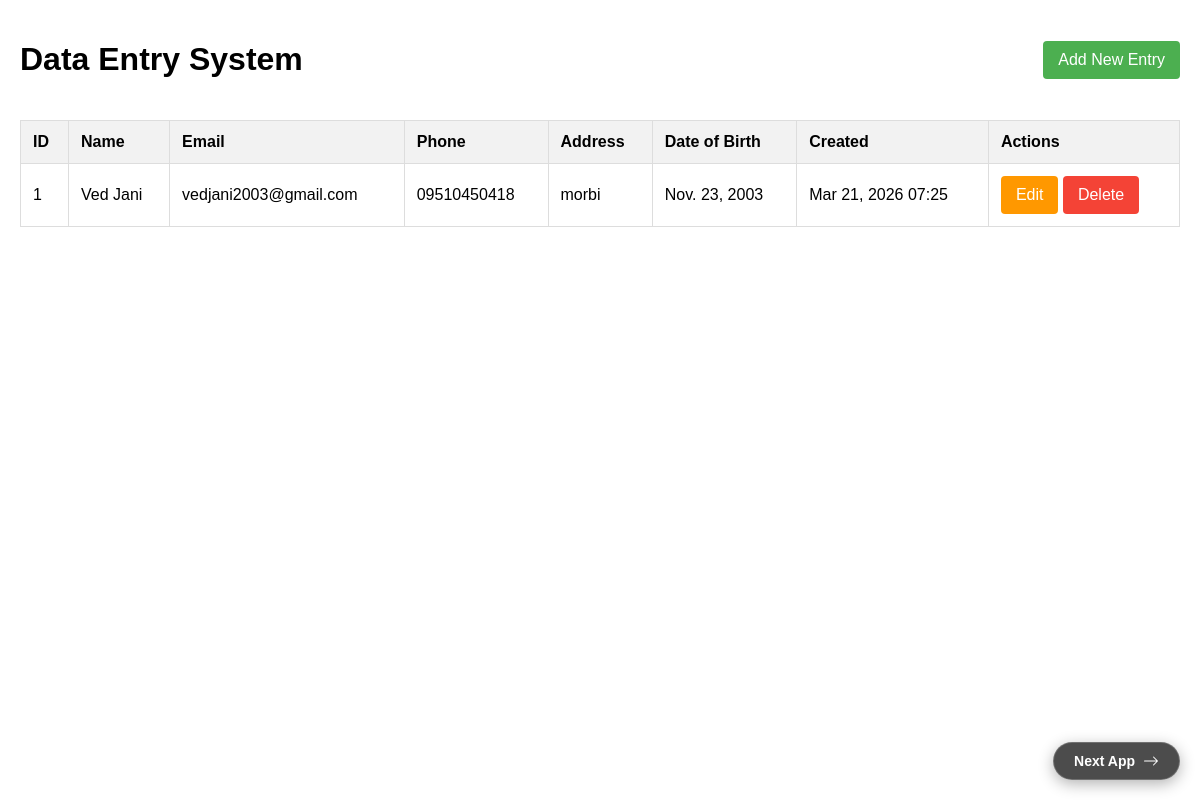
The page /q12/ on the database its author committed.
### q12/models.py (models this page shows, shortened)
class Entry(models.Model):
    name = models.CharField(max_length=100)
    email = models.EmailField(unique=True)
    phone = models.CharField(max_length=15)
    address = models.TextField()
    date_of_birth = models.DateField()
    created_at = models.DateTimeField(auto_now_add=True)
    updated_at = models.DateTimeField(auto_now=True)

### q12/views.py (the view)
# urls.py: path('', views.entry_list, name='entry_list'),
def entry_list(request):
    entries = Entry.objects.all().order_by('-created_at')
    return render(request, 'index12.html', {'entries': entries})

### q12/templates/index12.html (shortened to what this page needs)
<!DOCTYPE html>
<html lang="en">
<head>
</head>
<body>
<a href="/q13/" style="position: fixed; bottom: 20px; right: 20px; z-index: 9999; text-decoration: none; padding: 10px 20px; background: rgba(0, 0, 0, 0.7); backdrop-filter: blur(10px); -webkit-backdrop-filter: blur(10px); border: 1px solid rgba(255,255,255,0.2); border-radius: 30px; color: #fff; font-family: sans-serif; font-weight: 600; font-size: 14px; box-shadow: 0 4px 15px rgba(0,0,0,0.3); transition: all 0.3s ease; display: flex; align-items: center; gap: 8px;">
    Next App
    <svg xmlns="http://www.w3.org/2000/svg" width="16" height="16" fill="currentColor" viewBox="0 0 16 16"><path fill-rule="evenodd" d="M1 8a.5.5 1 0 1 .5-.5h11.793l-3.147-3.146a.5.5 0 0 1 .708-.708l4 4a.5.5 0 0 1 0 .708l-4 4a.5.5 0 0 1-.708-.708L13.293 8.5H1.5A.5.5 0 0 1 1 8z"/></svg>
</a>
    <div class="header">
        <h1>Data Entry System</h1>
        <a href="{% url 'entry_create' %}" class="btn">Add New Entry</a>
    </div>
    {% if entries %}
        <table>
            <thead>
                <tr>
                    <th>ID</th>
                    <th>Name</th>
                    <th>Email</th>
                    <th>Phone</th>
                    <th>Address</th>
                    <th>Date of Birth</th>
                    <th>Created</th>
                    <th>Actions</th>
                </tr>
            </thead>
            <tbody>
                {% for entry in entries %}
                    <tr>
                        <td>{{ entry.id }}</td>
                        <td>{{ entry.name }}</td>
                        <td>{{ entry.email }}</td>
                        <td>{{ entry.phone }}</td>
                        <td>{{ entry.address|truncatechars:50 }}</td>
                        <td>{{ entry.date_of_birth }}</td>
                        <td>{{ entry.created_at|date:"M d, Y H:i" }}</td>
                        <td class="actions">
                            <a href="{% url 'entry_update' entry.pk %}" class="btn btn-warning">Edit</a>
                            <a href="{% url 'entry_delete' entry.pk %}" class="btn btn-danger">Delete</a>
                        </td>
                    </tr>
                {% endfor %}
            </tbody>
        </table>
    {% else %}
        <div class="no-data">
            <h2>No entries found</h2>
            <p>Click "Add New Entry" to create your first data entry.</p>
        </div>
    {% endif %}
</body>
</html>

### q12/templates/index12.html (style rules this page uses)
body { font-family: Arial, sans-serif; max-width: 1200px; margin: 0 auto; padding: 20px; }
.header { display: flex; justify-content: space-between; align-items: center; margin-bottom: 20px; }
.btn { background-color: #4CAF50; color: white; padding: 10px 15px; text-decoration: none; border-radius: 4px; display: inline-block; }
.btn-danger { background-color: #f44336; }
.btn-warning { background-color: #ff9800; }
table { width: 100%; border-collapse: collapse; margin-top: 20px; }
th, td { border: 1px solid #ddd; padding: 12px; text-align: left; }
th { background-color: #f2f2f2; }
.actions { white-space: nowrap; }

### rows shown on the page
Entry: id "1", name "Ved Jani", email "vedjani2003@gmail.com", phone "09510450418", address "morbi", date_of_birth "Nov. 23, 2003", created_at "Mar 21, 2026 07:25"
